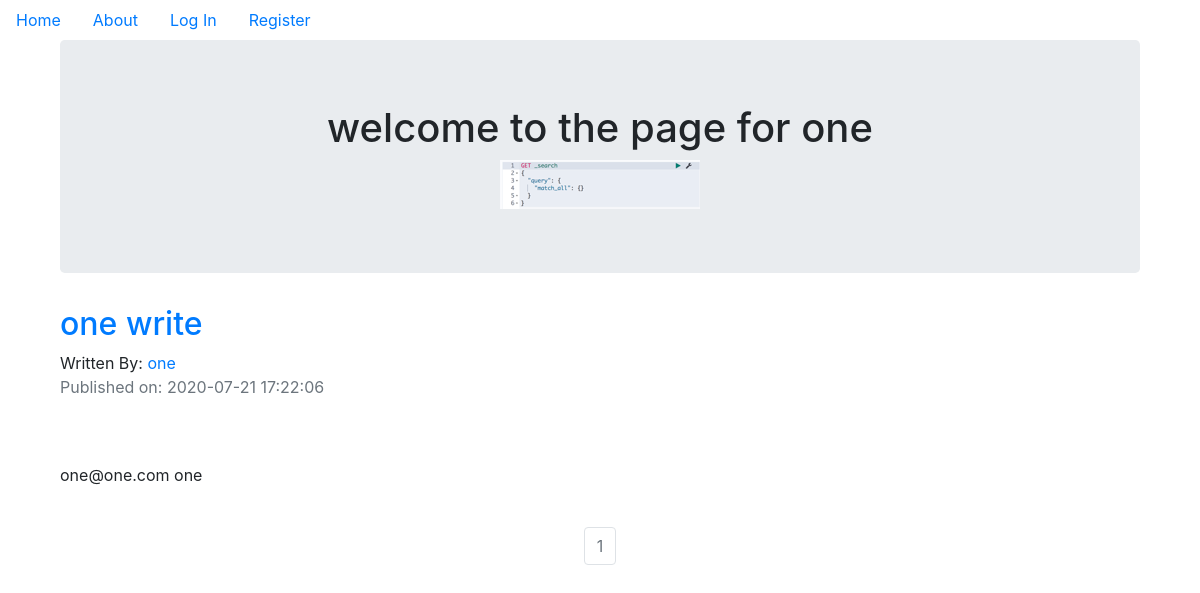
The page /one on the database its author committed.
### puppycompanyblog/models.py (models this page shows, shortened)
class User(db.Model , UserMixin):
    __tablename__ = 'users'
    id = db.Column(db.Integer , primary_key = True)
    profile_image = db.Column(db.String(64), nullable=False,default='default_profile.png')
    email = db.Column(db.String(64), unique=True  , index = True)
    username = db.Column(db.String(64), unique=True, index=True)
    password_hash = db.Column(db.String(128))
    posts = db.relationship('BlogPost', backref='author', lazy=True)

class BlogPost(db.Model):
    users = db.relationship(User)
    id = db.Column(db.Integer,primary_key=True)
    user_id = db.Column(db.Integer,db.ForeignKey('users.id'),nullable=False)
    date = db.Column(db.DateTime, nullable=False, default=datetime.now(pytz.timezone('Asia/Tokyo')))
    title = db.Column(db.String(140), nullable=False)
    text = db.Column(db.Text,nullable=False)

### puppycompanyblog/users/views.py (the view)
@users.route('/<username>')
def user_posts(username):
    page = request.args.get('page',1,type=int)
    user = User.query.filter_by(username=username).first_or_404()
    blog_posts = BlogPost.query.filter_by(author=user).order_by(BlogPost.date.desc()).paginate(page=page,per_page=5)
    now = datetime.now()
    epochtime = str(now.timestamp())
    return render_template('user_blog_posts.html', blog_posts=blog_posts, user=user, epochtime=epochtime)

### puppycompanyblog/templates/user_blog_posts.html
{% extends "base.html" %}
{% block content %}
    <div class="container">
        <div class="jumbotron">
            <div align='center'>
                <h1>welcome to the page for {{user.username}}</h1>
                <img src="{{url_for('static',filename='profile_pics/'+ user.profile_image)}}?{{epochtime}}">
            </div>
        </div>
    {% for post in blog_posts.items %}
        <h2><a href="{{url_for('blog_posts.blog_post',blog_post_id=post.id)}}">{{post.title}}</a></h2>
        Written By: <a href="{{url_for('users.user_posts',username=post.author.username)}}">{{post.author.username}}</a>
        <p class="text-muted">Published on: {{post.date.strftime("%Y-%m-%d %H:%M:%S")}}</p>
        <br>
        <br>
        <p>{{post.text}}</p>
        <br>
    {% endfor %}
    </div>
    <nav aria-label='Page Navigation example'>
        <ul class="pagination justify-content-center">
            {% for page_num in blog_posts.iter_pages(left_edge=1,right_edge=1,left_current=1,right_current=2) %}
                {% if blog_posts.page == page_num %}
                    <li class="page-item disabled">
                        <a class="page-link" href="{{url_for('users.user_posts',username=user.username,page=page_num)}}">{{page_num}}</a>
                    </li>
                {% else %}
                    <li class="page-item">
                        <a class="page-link" href="{{url_for('users.user_posts',username=user.username,page=page_num)}}">{{page_num}}</a>
                    </li>
                {% endif %}
            {% endfor %}
        </ul>
    </nav>
{% endblock %}

### rows shown on the page
User: username "one", profile_image (picture)
BlogPost: title "one write", author.username "one", date "2020-07-21 17:22:06", text "one@one.com one"

### other values the page prints
{{ page_num }} "1"
